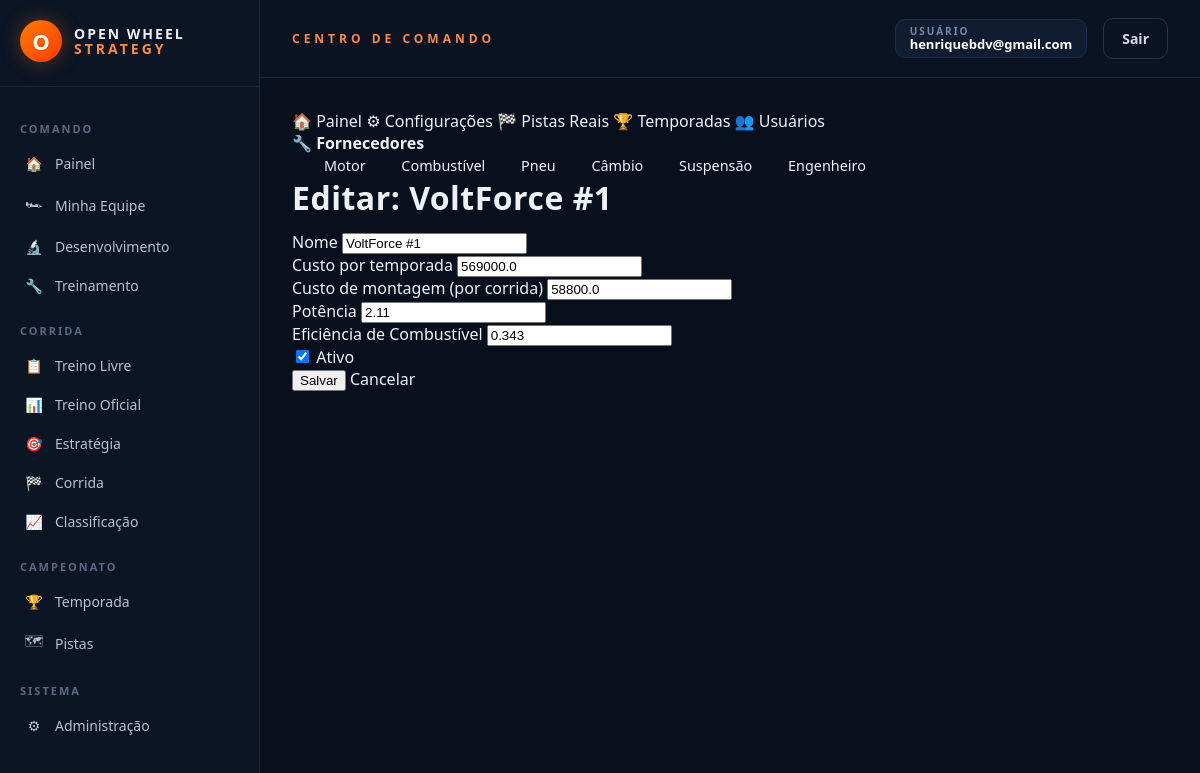
Page /admin/fornecedores/motor/1/editar (signed in) on the earlier database version.
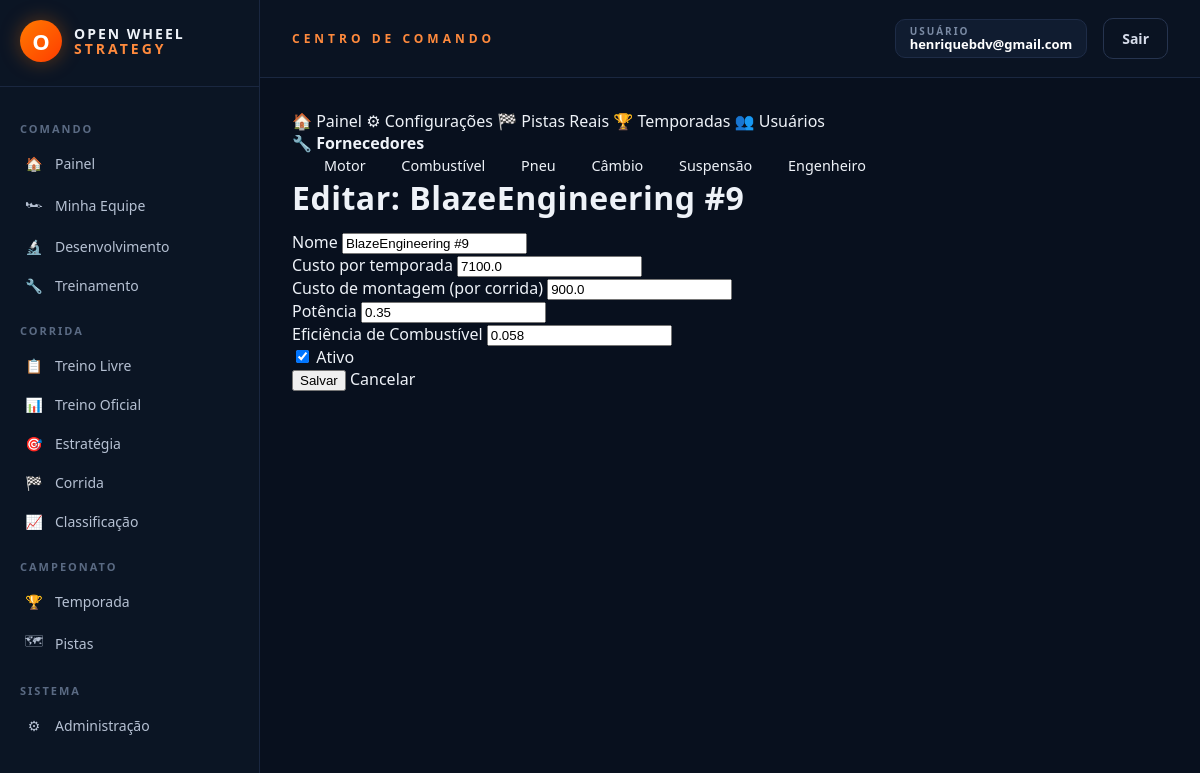
Same page on the later database version.
### models.py (models this page shows)
class FornecedorMotor(db.Model):
    __tablename__ = "fornecedores_motor"
    id = db.Column(db.Integer, primary_key=True)
    nome = db.Column(db.String(100), nullable=False)
    custo_temporada = db.Column(db.Float, default=0.0)
    custo_montagem = db.Column(db.Float, default=0.0)
    ativo = db.Column(db.Boolean, default=True)
    potencia = db.Column(db.Float, default=0.0)
    eficiencia_combustivel = db.Column(db.Float, default=0.0)

### app.py (the view, shortened to what this page needs)
@app.route("/admin/fornecedores/<categoria>/<int:item_id>/editar", methods=["GET", "POST"])
@admin_requerido
def admin_fornecedor_editar(categoria, item_id):
    cfg = FORNECEDORES_CONFIG[categoria]
    Model = cfg["model"]
    item = Model.query.get_or_404(item_id)
    return render_template("admin_fornecedor_editar.html", categoria=categoria, cfg=cfg, item=item,
                           categorias_pista=CATEGORIAS_PISTA, categorias_chuva=CATEGORIAS_CHUVA,
                           categoria_fornecedor_atual=categoria)

### app.py (called while the page is built)
@app.context_processor
def injetar_globais():
    usuario_id = session.get("usuario_id")
    usuario = Usuario.query.get(usuario_id) if usuario_id else None
    return {
        "usuario_logado": usuario,
        "categorias_fornecedor": FORNECEDORES_CONFIG,
        "temporada_ativa": Temporada.ativa_atual(),
    }

def admin_requerido(view_func):
    @functools.wraps(view_func)
    def wrapper(*args, **kwargs):
        usuario_id = session.get("usuario_id")
        if not usuario_id:
            return redirect(url_for("login"))
        usuario = Usuario.query.get(usuario_id)
        if not usuario or not usuario.eh_admin:
            return render_template("acesso_negado.html"), 403
        return view_func(*args, **kwargs)
    return wrapper

### models_temporada.py (called while the page is built)
    @classmethod
    def ativa_atual(cls):
        try:
            return cls.query.filter_by(ativa=True).first()
        except (OperationalError, ProgrammingError, NoSuchTableError):
            return None

### templates/admin_fornecedor_editar.html
{% extends "admin_base.html" %}
{% set secao_admin = 'fornecedores' %}
{% block admin_content %}
<h1>Editar: {{ item.nome }}</h1>
<form method="POST" class="form-ows">
    <div class="mb-3">
        <label for="nome" class="form-label">Nome</label>
        <input id="nome" type="text" name="nome" value="{{ item.nome }}" class="form-control" required>
    </div>
    <div class="mb-3">
        <label for="custo_temporada" class="form-label">Custo por temporada</label>
        <input id="custo_temporada" type="number" name="custo_temporada" step="1000" value="{{ item.custo_temporada }}" class="form-control" required>
    </div>
    <div class="mb-3">
        <label for="custo_montagem" class="form-label">Custo de montagem (por corrida)</label>
        <input id="custo_montagem" type="number" name="custo_montagem" step="100" value="{{ item.custo_montagem }}" class="form-control" required>
    </div>
    {% for campo in cfg.campos %}
    <div class="mb-3">
        <label for="{{ campo.nome }}" class="form-label">{{ campo.label }}</label>
        {% if campo.tipo == 'string' %}
            {% if campo.nome in ['categoria_pista'] %}
            <select id="{{ campo.nome }}" name="{{ campo.nome }}" class="form-select">
                {% for categoria in categorias_pista %}
                <option value="{{ categoria }}" {% if (item | attr(campo.nome)) == categoria %}selected{% endif %}>{{ categoria }}</option>
                {% endfor %}
            </select>
            {% elif campo.nome in ['categoria_chuva'] %}
            <select id="{{ campo.nome }}" name="{{ campo.nome }}" class="form-select">
                {% for categoria in categorias_chuva %}
                <option value="{{ categoria }}" {% if (item | attr(campo.nome)) == categoria %}selected{% endif %}>{{ categoria }}</option>
                {% endfor %}
            </select>
            {% else %}
            <input id="{{ campo.nome }}" type="text" name="{{ campo.nome }}" value="{{ item | attr(campo.nome) }}" class="form-control">
            {% endif %}
        {% else %}
        <input id="{{ campo.nome }}" type="number" step="0.001" name="{{ campo.nome }}" value="{{ item | attr(campo.nome) }}" class="form-control">
        {% endif %}
    </div>
    {% endfor %}
    <div class="form-check mb-3">
        <input id="ativo" type="checkbox" name="ativo" class="form-check-input" {% if item.ativo %}checked{% endif %}>
        <label for="ativo" class="form-check-label">Ativo</label>
    </div>
    <button type="submit" class="btn btn-primary">Salvar</button>
    <a href="{{ url_for('admin_fornecedores', categoria=categoria) }}" class="btn btn-secondary">Cancelar</a>
</form>
{% endblock %}

Differences in the rows shown:
changed FornecedorMotor: nome "VoltForce #1" → "BlazeEngineering #9"; custo_temporada "569000.0" → "7100.0"; custo_montagem "58800.0" → "900.0"; potencia "2.11" → "0.35"; eficiencia_combustivel "0.343" → "0.058"
